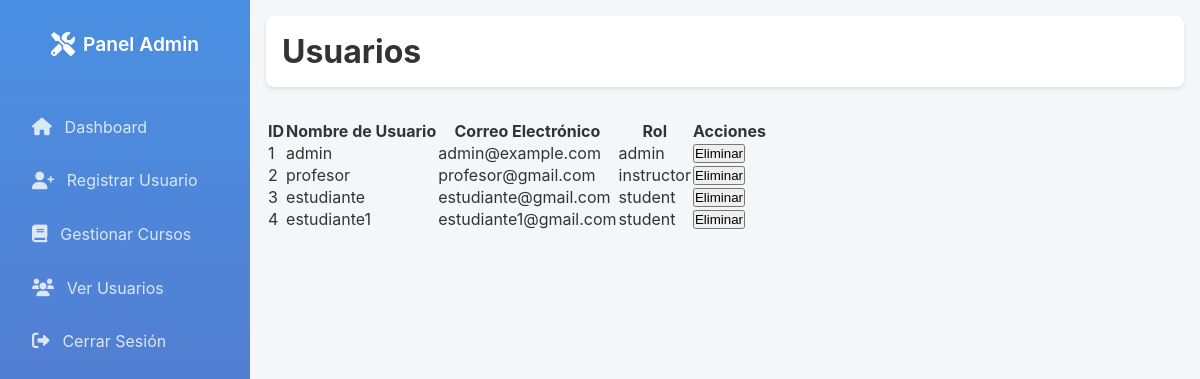
/admin/view_users (signed in), run on an earlier commit of the app's database.
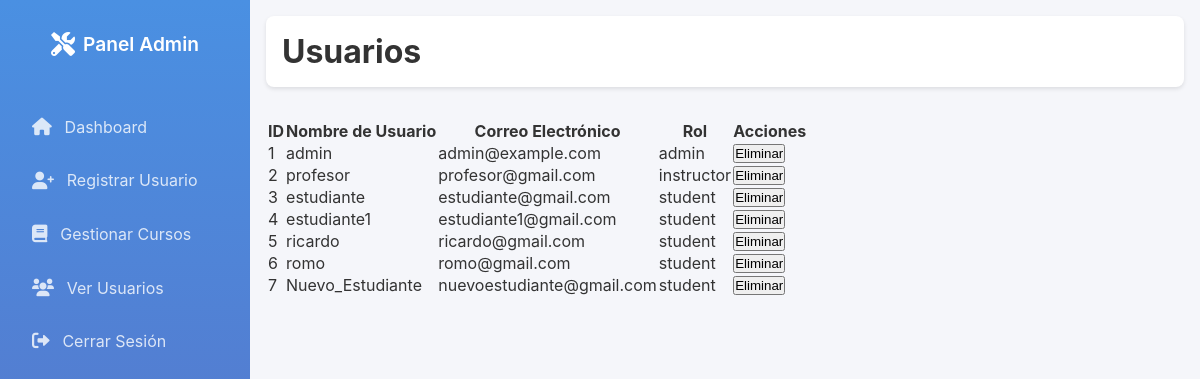
And on a later commit of the database.
### models.py (models this page shows, shortened)
class User(UserMixin, db.Model):
    __tablename__ = 'users'
    id = db.Column(db.Integer, primary_key=True)
    username = db.Column(db.String(150), unique=True, nullable=False)
    email = db.Column(db.String(150), unique=True, nullable=False)
    password = db.Column(db.String(150), nullable=False)
    role_id = db.Column(db.Integer, db.ForeignKey('roles.id'), nullable=False)
    role = db.relationship('Role')
    courses = db.relationship('Course', backref='instructor', cascade='all, delete-orphan')  # Cursos que enseña
    enrollments = db.relationship('CourseEnrollment', backref='student', cascade='all, delete-orphan')  # Inscripciones
    responses = db.relationship('StudentResponse', backref='student', cascade='all, delete-orphan')  # Respuestas

class Role(db.Model):
    __tablename__ = 'roles'
    id = db.Column(db.Integer, primary_key=True)
    name = db.Column(db.String(50), unique=True, nullable=False)

### app.py (the view)
@app.route('/admin/view_users', methods=['GET', 'POST'])
@login_required
@role_required('admin')
def view_users():
    users = User.query.all()
    form = DeleteUserForm()  # Formulario con CSRF
    return render_template('admin/view_users.html', users=users, form=form)

### app.py (called while the page is built)
@login_manager.user_loader
def load_user(user_id):
    return User.query.get(int(user_id))

def role_required(role):
    def decorator(f):
        @wraps(f)
        def decorated_function(*args, **kwargs):
            if not current_user.is_authenticated or current_user.role.name != role:
                abort(403)
            return f(*args, **kwargs)
        return decorated_function
    return decorator

### app/templates/admin/view_users.html (shortened to what this page needs)
<head>
    <link rel="stylesheet" href="https://cdnjs.cloudflare.com/ajax/libs/font-awesome/6.0.0/css/all.min.css">
    <link rel="stylesheet" href="{{ url_for('static', filename='css/admin_dashboard.css') }}">
</head>
<body>
    <div class="admin-container">
        {% include 'admin/sidebar.html' %}
        <main class="main-content">
            <header class="top-bar">
                <h1>Usuarios</h1>
            </header>
<table class="users-table">
    <thead>
        <tr>
            <th>ID</th>
            <th>Nombre de Usuario</th>
            <th>Correo Electrónico</th>
            <th>Rol</th>
            <th>Acciones</th>
        </tr>
    </thead>
    <tbody>
        {% for user in users %}
        <tr>
            <td>{{ user.id }}</td>
            <td>{{ user.username }}</td>
            <td>{{ user.email }}</td>
            <td>{{ user.role.name }}</td>
            <td>
                <form method="POST" action="{{ url_for('delete_user', user_id=user.id) }}" style="display:inline;">
                    <button type="submit" class="btn btn-danger">Eliminar</button>
                </form>
            </td>
        </tr>
        {% endfor %}
    </tbody>
</table>

### app/templates/admin/sidebar.html
<div class="sidebar">
    <div class="sidebar-header">
        <i class="fas fa-tools"></i>
        <h2>Panel Admin</h2>
    </div>
    <ul class="sidebar-menu">
        <li>
            <a href="{{ url_for('admin_dashboard') }}">
                <i class="fas fa-home"></i>
                <span>Dashboard</span>
            </a>
        </li>
        <li>
            <a href="{{ url_for('register_user') }}">
                <i class="fas fa-user-plus"></i>
                <span>Registrar Usuario</span>
            </a>
        </li>
        <li>
            <a href="{{ url_for('manage_courses') }}">
                <i class="fas fa-book"></i>
                <span>Gestionar Cursos</span>
            </a>
        </li>
        <li>
            <a href="{{ url_for('view_users') }}">
                <i class="fas fa-users"></i>
                <span>Ver Usuarios</span>
            </a>
        </li>
        <li>
            <a href="{{ url_for('logout') }}">
                <i class="fas fa-sign-out-alt"></i>
                <span>Cerrar Sesión</span>
            </a>
        </li>
    </ul>
</div>

### app/static/css/admin_dashboard.css (style rules this page uses)
* { margin: 0; padding: 0; box-sizing: border-box; }
body { font-family: "Inter", sans-serif; background-color: #f5f6fa; color: #333333; }
.admin-container { display: flex; min-height: 100vh; }
.sidebar { width: 250px; background: linear-gradient(to bottom, #4a90e2, #5c6bc0); color: #ffffff; padding: 1rem; display: flex; flex-direction: column; }
.sidebar-header { display: flex; align-items: center; justify-content: center; padding: 1rem 0; margin-bottom: 2rem; }
.sidebar-header i { font-size: 1.5rem; margin-right: 0.5rem; }
.sidebar-header h2 { font-size: 1.2rem; font-weight: 600; }
.sidebar-menu { list-style: none; flex: 1; }
.sidebar-menu li { margin-bottom: 0.5rem; }
.sidebar-menu li a { display: flex; align-items: center; padding: 0.8rem 1rem; color: rgba(255, 255, 255, 0.8); text-decoration: none; border-radius: 8px; transition: all 0.3s ease; }
.sidebar-menu li a i { margin-right: 0.8rem; font-size: 1.1rem; }
.main-content { flex: 1; padding: 1rem; }
.top-bar { display: flex; align-items: center; justify-content: space-between; background-color: #ffffff; padding: 1rem; border-radius: 8px; box-shadow: 0 2px 4px rgba(0, 0, 0, 0.1); margin-bottom: 2rem; }

What changed in the data, as far as the page shows it:
added User: id "5", username "ricardo", email "ricardo@gmail.com", role.name "student"
added User: id "6", username "romo", email "romo@gmail.com", role.name "student"
added User: id "7", username "Nuevo_Estudiante", email "nuevoestudiante@gmail.com", role.name "student"
